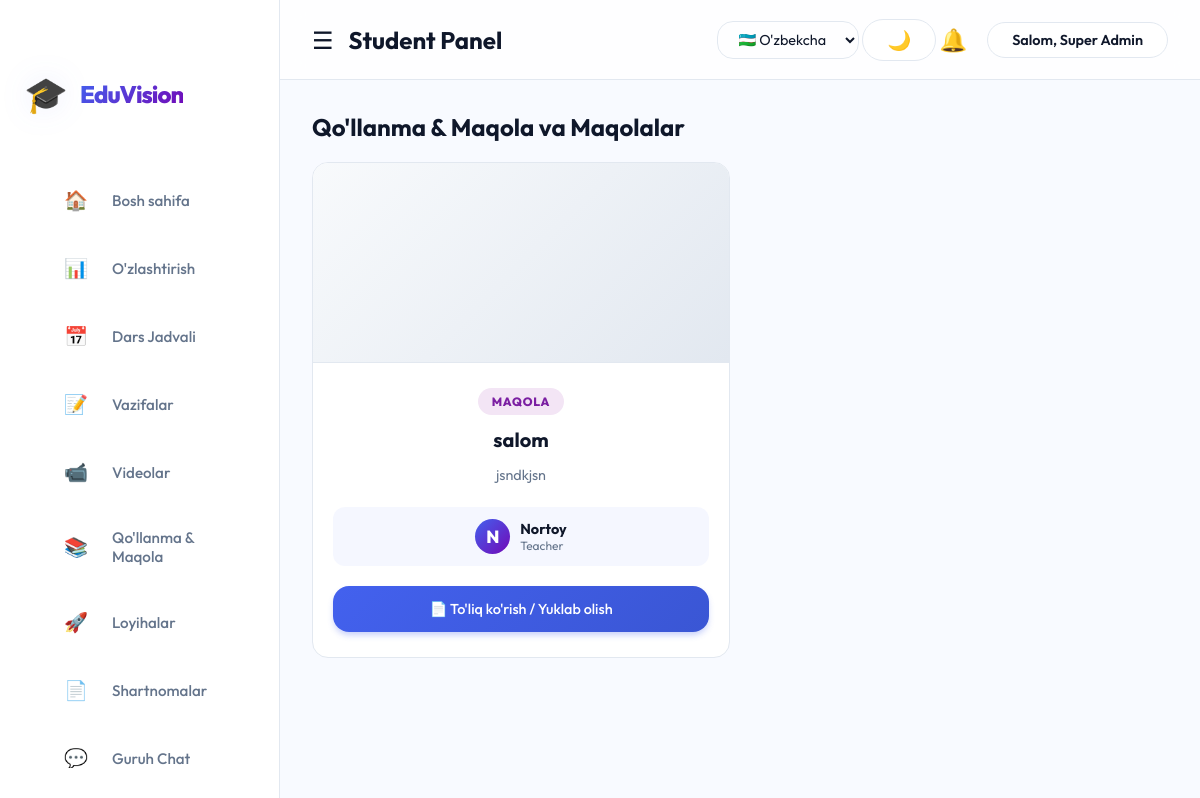
Screenshot of /user/articles.php (signed in) with the database file from the repository.
### tables this page shows
CREATE TABLE `articles` (
  `id` int(11) NOT NULL,
  `user_id` int(11) DEFAULT NULL,
  `title` varchar(255) NOT NULL,
  `content` text,
  `file_path` varchar(255) DEFAULT NULL,
  `type` enum('manual','article') NOT NULL,
  `created_at` timestamp NULL DEFAULT CURRENT_TIMESTAMP
);

CREATE TABLE `users` (
  `id` int(11) NOT NULL,
  `name` varchar(100) NOT NULL,
  `email` varchar(100) NOT NULL,
  `password` varchar(255) NOT NULL,
  `role` enum('admin','student','teacher') NOT NULL,
  `created_at` timestamp NULL DEFAULT CURRENT_TIMESTAMP,
  `status` enum('active','pending') NOT NULL DEFAULT 'pending'
);

### lang/uz.php (called while the page is built)
<?php
$lang = [
    'home' => "Bosh sahifa",
    'users' => "Foydalanuvchilar",
    'tasks' => "Vazifalar",
    'videos' => "Videolar",
    'manuals' => "Qo'llanma & Maqola",
    'projects' => "Loyihalar",
    'contracts' => "Shartnomalar",
    'chat' => "Guruh Chat",
    'logout' => "Chiqish",
    'welcome' => "Salom",
    'admin_panel' => "Admin Panel",
    'student_panel' => "Student Panel",
    'search_placeholder' => "Qidirish...",
    'dark_mode' => "Tun rejimi",
    'light_mode' => "Kun rejimi",
    'system_title' => "EduVision",
];

### user/articles.php (the view, shortened to what this page needs)
<?php
require '../config/db.php';
$articles = $pdo->query("
    SELECT a.*, u.name as creator_name, u.role as creator_role
    FROM articles a
    LEFT JOIN users u ON a.user_id = u.id
    WHERE a.type='article'
    ORDER BY a.id DESC
")->fetchAll();
$manuals = $pdo->query("
    SELECT a.*, u.name as creator_name, u.role as creator_role
    FROM articles a
    LEFT JOIN users u ON a.user_id = u.id
    WHERE a.type='manual'
    ORDER BY a.id DESC
")->fetchAll();
$all_items = array_merge($articles, $manuals);
usort($all_items, function($a, $b) { return $b['id'] - $a['id']; });
?>
<!DOCTYPE html>
<html lang="uz">
<head>
    <link rel="stylesheet" href="../assets/css/style.css">
</head>
<body>
    <?php include 'sidebar.php'; ?>
    <div class="main-content">
        <h2><?= $lang['manuals'] ?> va Maqolalar</h2>
        <div style="display: grid; grid-template-columns: repeat(auto-fill, minmax(280px, 1fr)); gap: 20px; margin-top: 20px;">
            <?php foreach ($all_items as $item):
                $is_manual = ($item['type'] == 'manual');
            ?>
                <div class="article-card" style="background: var(--bg-card); border-radius: 16px; border: 1px solid var(--border-color); overflow: hidden; display: flex; flex-direction: column; box-shadow: var(--shadow);">
                    <?php if($item['file_path']):
                        $extension = strtolower(pathinfo($item['file_path'], PATHINFO_EXTENSION));
                        $is_image = in_array($extension, ['jpg', 'jpeg', 'png', 'gif', 'webp']);
                        $is_pdf = ($extension === 'pdf');
                        $is_word = in_array($extension, ['doc', 'docx']);
                    ?>
                        <div style="position: relative; width: 100%; height: 200px; background: linear-gradient(135deg, #f8fafc 0%, #e2e8f0 100%); display: flex; align-items: flex-start; justify-content: center; overflow: hidden; border-bottom: 1px solid var(--border-color);">
                            <?php if ($is_image): ?>
                                <img src="../<?= $item['file_path'] ?>" style="width: 100%; height: 100%; object-fit: cover; object-position: top center; display: block;">
                            <?php elseif ($is_pdf): ?>
                                <iframe src="../<?= $item['file_path'] ?>#view=FitW&toolbar=0&navpanes=0" style="width: 100%; height: 100%; border: none;"></iframe>
                            <?php elseif ($is_word): ?>
                                <iframe src="https://view.officeapps.live.com/op/embed.aspx?src=<?= urlencode('http://' . $_SERVER['HTTP_HOST'] . '/' . $item['file_path']) ?>&wdPrint=0&wdEmbedCode=0&wdStartOn=1" style="width: 100%; height: 100%; border: none;"></iframe>
                            <?php else: ?>
                                <div style="display: flex; align-items: center; justify-content: center; width: 100%; height: 100%;">
                                    <span style="font-size: 3rem; color: #94a3b8;">📄</span>
                                </div>
                            <?php endif; ?>
                        </div>
                    <?php endif; ?>
                    <div style="padding: 25px 20px; flex: 1; display: flex; flex-direction: column; align-items: center; text-align: center;">
                        <span style="font-size: 0.75rem; background: <?= $is_manual ? '#e3f2fd' : '#f3e5f5' ?>; color: <?= $is_manual ? '#1976d2' : '#7b1fa2' ?>; padding: 6px 14px; border-radius: 50px; margin-bottom: 12px; font-weight: 800; text-transform: uppercase; letter-spacing: 0.8px;">
                            <?= $is_manual ? "O'QUV QO'LLANMA" : "MAQOLA" ?>
                        </span>
                        <h4 style="margin-bottom: 12px; font-size: 1.25rem; font-weight: 700; color: var(--text-dark);"><?= htmlspecialchars($item['title']) ?></h4>
                        <p style="font-size: 0.9rem; color: var(--text-light); line-height: 1.6; margin-bottom: 20px; flex: 1;">
                            <?= htmlspecialchars(strip_tags($item['content'])) ?>
                        </p>
                        <div style="display: flex; align-items: center; justify-content: center; gap: 10px; padding: 12px; background: rgba(67, 97, 238, 0.05); border-radius: 12px; margin-bottom: 20px; width: 100%;">
                            <div style="width: 35px; height: 35px; border-radius: 50%; background: linear-gradient(135deg, var(--primary-color), #7209b7); color: white; display: flex; align-items: center; justify-content: center; font-weight: 800; font-size: 1.1rem;">
                                <?= substr(htmlspecialchars(isset($item['creator_name']) ? $item['creator_name'] : 'A'), 0, 1) ?>
                            </div>
                            <div style="text-align: left;">
                                <div style="font-weight: 700; color: var(--text-dark); font-size: 0.9rem;"><?= htmlspecialchars(isset($item['creator_name']) ? $item['creator_name'] : 'Admin') ?></div>
                                <div style="color: var(--text-light); font-size: 0.75rem;"><?= ucfirst(isset($item['creator_role']) ? $item['creator_role'] : 'admin') ?></div>
                            </div>
                        </div>
                        <?php if($item['file_path']): ?>
                            <a href="../view_article.php?id=<?= $item['id'] ?>" class="btn" style="width: 100%; text-decoration: none; text-align: center; font-size: 0.9rem;">📄 To'liq ko'rish / Yuklab olish</a>
                        <?php endif; ?>
                    </div>
                </div>
            <?php endforeach; ?>
        </div>
    </div>
</body>
</html>

### assets/css/style.css (style rules this page uses)
:root { --primary-color: #4361ee; --primary-hover: #3a56d4; --primary-soft: rgba(67, 97, 238, 0.1); --secondary-color: #f8faff; --sidebar-bg: #ffffff; --sidebar-text: #64748b; --sidebar-active: #4361ee; --sidebar-active-bg: rgba(67, 97, 238, 0.08); --text-dark: #0f172a; --text-light: #64748b; --danger: #ef4444; --success: #10b981; --warning: #f59e0b; --white: #ffffff; --border-color: #e2e8f0; --bg-card: #ffffff; --glass-bg: rgba(255, 255, 255, 0.7); --glass-border: rgba(255, 255, 255, 0.3); --shadow-sm: 0 2px 4px rgba(0, 0, 0, 0.02); --shadow-md: 0 10px 15px -3px rgba(0, 0, 0, 0.05); --shadow-lg: 0 20px 25px -5px rgba(0, 0, 0, 0.08); --shadow-premium: 0 20px 40px -10px rgba(67, 97, 238, 0.2); --radius-md: 16px; --radius-lg: 24px; --sidebar-width: 280px; --header-height: 80px; }
* { margin: 0; padding: 0; box-sizing: border-box; font-family: 'Outfit', sans-serif; }
body { background-color: var(--secondary-color); color: var(--text-dark); display: flex; min-height: 100vh; font-size: 16px; }
.btn { display: inline-flex; justify-content: center; align-items: center; padding: 0.875rem 2rem; background: linear-gradient(135deg, var(--primary-color), var(--primary-hover)); color: white; border: none; border-radius: var(--radius-md); cursor: pointer; text-decoration: none; font-size: 1rem; font-weight: 500; transition: all 0.3s ease; width: 100%; box-shadow: 0 4px 6px -1px rgba(67, 97, 238, 0.3); }
.main-content { margin-left: var(--sidebar-width); width: calc(100% - var(--sidebar-width)); padding: 2rem; margin-top: var(--header-height); }

### rows the page displays
articles: type "MAQOLA", title "salom", content "jsndkjsn", user.name "N", user.name "Nortoy", user.role "Teacher"

### other values shown
$lang['system_title'] "EduVision"
$lang['home'] "Bosh sahifa"
$lang['tasks'] "Vazifalar"
$lang['videos'] "Videolar"
$lang['manuals'] "Qo'llanma & Maqola"
$lang['projects'] "Loyihalar"
$lang['contracts'] "Shartnomalar"
$lang['chat'] "Guruh Chat"
$lang['student_panel'] "Student Panel"
$lang['welcome'] "Salom"
$_SESSION['name'] "Super Admin"
